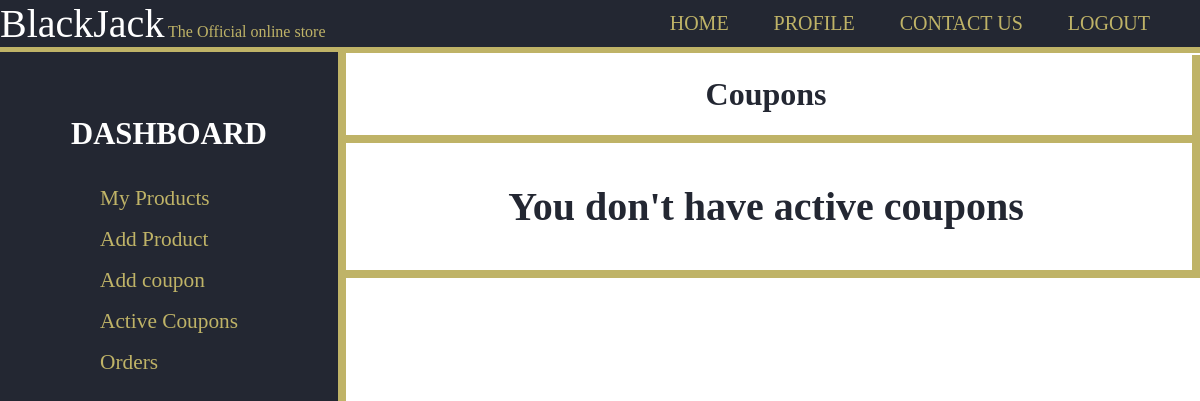
/shop/activecoupons/ (signed in), run on an earlier commit of the app's database.
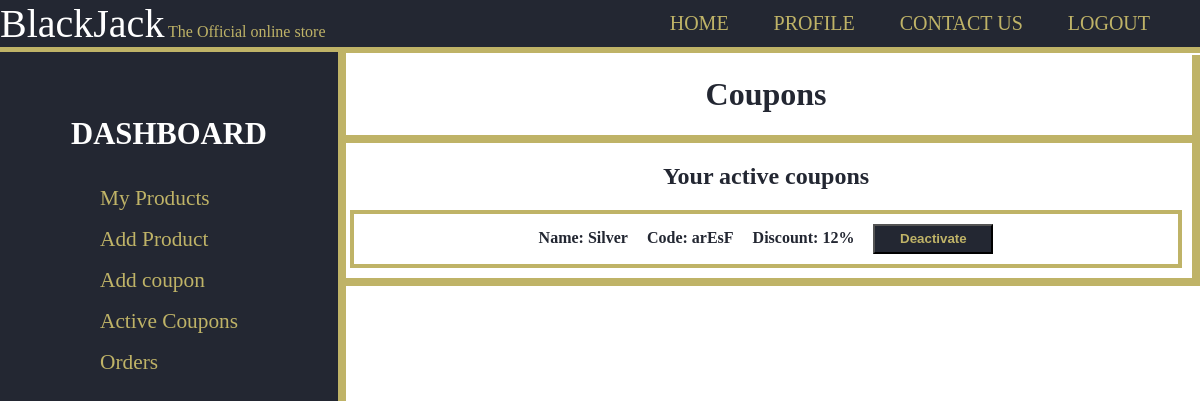
And on a later commit of the database.
### shop/models.py (models this page shows, shortened)
class Coupon(models.Model):
    name = models.CharField(max_length=30)
    code = models.CharField(max_length=25,unique=True)
    activated = models.BooleanField()
    discount = models.PositiveSmallIntegerField()
    shop = models.ForeignKey('shop.Shop',on_delete=models.CASCADE,null=True,blank=True)
    created = models.DateTimeField(auto_now=True)
    coupon_types = [('shop','shop'),('event','event'),('user','user')]
    coupon_type = models.CharField(max_length=5,choices=coupon_types,default='shop')

### shop/views.py (the view, shortened to what this page needs)
# urls.py: path('<str:shopname>/', views.index, name='shop'),
def index(request, shopname):
    try:
        if shopname=='addproduct':
            return addproduct(request)
        elif shopname=='activecoupons':
            return activecoupons(request)
        elif shopname=='orders':
            return orders(request)
    except Shop.DoesNotExist:
        return render(request,'shop/404.html')

### shop/views.py (called while the page is built)
@login_required
def activecoupons(request):
    if not request.user.shop:
        return render(request,'shop/not_a_seller.html')
    coupons=request.user.shop.coupons.all()
    return render(request,'shop/coupons.html',{
            'coupons':coupons
        })

### shop/templates/shop/coupons.html (shortened to what this page needs)
{% extends 'shop/layout.html' %}
{% block name %}Coupons{% endblock %}
{% block body %}
{% if coupons %}
<h2 style="text-align: center;">Your active coupons</h2>
    {% for coupon in coupons %}
    {% if coupon.activated%}
    <div class="coupon">
        <p style="display: inline; margin-right: 15px;">Name: {{coupon.name}}</p>
        <p style="display: inline; margin-right: 15px;">Code: {{coupon.code}}</p>
        <p style="display: inline; margin-right: 15px;">Discount: {{coupon.discount}}%</p>
        <button class="deactivate"><a href="{% url 'deactivatecoupon' coupon.code %}">Deactivate</a></button>
    </div>
    {% endif %}
    {% endfor %}
  {% else %}
  <div>
    <p style="font-size:2.5rem; text-align:center">You don't have active coupons</p>
</div>
  {% endif %}
  {% endblock %}

What changed in the data, as far as the page shows it:
added Coupon: name "Silver", code "arEsF", discount "12"
Also different on the page:
text no longer shown: "You don't have active coupons"
text now shown: "Your active coupons"
